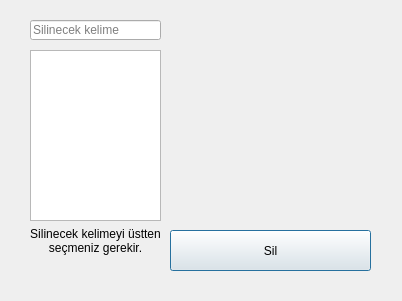
<?xml version="1.0" encoding="UTF-8"?>
<ui version="4.0">
 <class>Dialog</class>
 <widget class="QDialog" name="Dialog">
  <property name="geometry">
   <rect>
    <x>0</x>
    <y>0</y>
    <width>402</width>
    <height>301</height>
   </rect>
  </property>
  <property name="windowTitle">
   <string>Dialog</string>
  </property>
  <widget class="QWidget" name="yeniKelimeWidget" native="true">
   <property name="geometry">
    <rect>
     <x>10</x>
     <y>0</y>
     <width>381</width>
     <height>281</height>
    </rect>
   </property>
   <widget class="QLineEdit" name="silinecekKelimeText">
    <property name="geometry">
     <rect>
      <x>20</x>
      <y>20</y>
      <width>131</width>
      <height>20</height>
     </rect>
    </property>
    <property name="toolTip">
     <string/>
    </property>
    <property name="placeholderText">
     <string>Silinecek kelime</string>
    </property>
   </widget>
   <widget class="QLabel" name="labelyk">
    <property name="geometry">
     <rect>
      <x>20</x>
      <y>220</y>
      <width>131</width>
      <height>41</height>
     </rect>
    </property>
    <property name="text">
     <string>Silinecek kelimeyi üstten seçmeniz gerekir.</string>
    </property>
    <property name="alignment">
     <set>Qt::AlignCenter</set>
    </property>
    <property name="wordWrap">
     <bool>true</bool>
    </property>
   </widget>
   <widget class="QListWidget" name="listWidgetSilenecekKelimeler">
    <property name="geometry">
     <rect>
      <x>20</x>
      <y>50</y>
      <width>131</width>
      <height>171</height>
     </rect>
    </property>
    <property name="selectionMode">
     <enum>QAbstractItemView::SingleSelection</enum>
    </property>
   </widget>
   <widget class="QPushButton" name="pushButtonKelimeSil">
    <property name="geometry">
     <rect>
      <x>160</x>
      <y>230</y>
      <width>201</width>
      <height>41</height>
     </rect>
    </property>
    <property name="text">
     <string>Sil</string>
    </property>
   </widget>
   <widget class="QWidget" name="verticalLayoutWidget">
    <property name="geometry">
     <rect>
      <x>160</x>
      <y>20</y>
      <width>211</width>
      <height>201</height>
     </rect>
    </property>
    <layout class="QVBoxLayout" name="layoutYeniKelime"/>
   </widget>
  </widget>
 </widget>
 <resources/>
 <connections/>
</ui>
